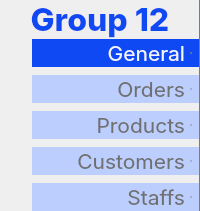
    <widget class="QWidget" name="side_bar" native="true">
     <property name="styleSheet">
      <string notr="true">QWidget{
	border-right: 1px solid rgb(122, 123, 129);
}</string>
     </property>
     <layout class="QVBoxLayout" name="verticalLayout" stretch="16,39,32">
      <property name="spacing">
       <number>0</number>
      </property>
      <property name="leftMargin">
       <number>0</number>
      </property>
      <property name="topMargin">
       <number>0</number>
      </property>
      <property name="rightMargin">
       <number>0</number>
      </property>
      <property name="bottomMargin">
       <number>0</number>
      </property>
      <item>
       <widget class="QLabel" name="label">
        <property name="font">
         <font>
          <family>Inter ExtraBold</family>
          <pointsize>24</pointsize>
          <bold>false</bold>
         </font>
        </property>
        <property name="text">
         <string>&lt;html&gt;&lt;head/&gt;&lt;body&gt;&lt;p align=&quot;center&quot;&gt;&lt;span style=&quot; color:#0e49f3;&quot;&gt;Group 12&lt;/span&gt;&lt;/p&gt;&lt;/body&gt;&lt;/html&gt;</string>
        </property>
        <property name="textFormat">
         <enum>Qt::RichText</enum>
        </property>
       </widget>
      </item>
      <item>
       <widget class="QWidget" name="tab_button" native="true">
        <property name="font">
         <font>
          <pointsize>16</pointsize>
         </font>
        </property>
        <property name="layoutDirection">
         <enum>Qt::RightToLeft</enum>
        </property>
        <property name="styleSheet">
         <string notr="true">QRadioButton{
	background-color: rgb(188, 206, 253);
	padding-right: 8px;
	color: rgb(112, 112, 112);
	border-top-left-radius: 16px;
    border-bottom-left-radius: 16px;
}

QRadioButton:checked{
	background-color: rgb(14, 73, 243);
	color: rgb(240, 247, 255);
}


QRadioButton::indicator{
	width: 0px;
}</string>
        </property>
        <layout class="QVBoxLayout" name="verticalLayout_2">
         <property name="spacing">
          <number>8</number>
         </property>
         <property name="leftMargin">
          <number>32</number>
         </property>
         <property name="topMargin">
          <number>0</number>
         </property>
         <property name="rightMargin">
          <number>0</number>
         </property>
         <property name="bottomMargin">
          <number>0</number>
         </property>
         <item>
          <widget class="QRadioButton" name="btn_dashboard">
           <property name="sizePolicy">
            <sizepolicy hsizetype="Expanding" vsizetype="Expanding">
             <horstretch>0</horstretch>
             <verstretch>0</verstretch>
            </sizepolicy>
           </property>
           <property name="font">
            <font>
             <family>Inter</family>
             <pointsize>16</pointsize>
            </font>
           </property>
           <property name="text">
            <string>General</string>
           </property>
           <property name="checked">
            <bool>true</bool>
           </property>
          </widget>
         </item>
         <item>
          <widget class="QRadioButton" name="btn_order">
           <property name="enabled">
            <bool>false</bool>
           </property>
           <property name="sizePolicy">
            <sizepolicy hsizetype="Expanding" vsizetype="Expanding">
             <horstretch>0</horstretch>
             <verstretch>0</verstretch>
            </sizepolicy>
           </property>
           <property name="font">
            <font>
             <family>Inter</family>
             <pointsize>16</pointsize>
            </font>
           </property>
           <property name="text">
            <string>Orders</string>
           </property>
           <property name="checked">
            <bool>false</bool>
           </property>
          </widget>
         </item>
         <item>
          <widget class="QRadioButton" name="btn_product">
           <property name="enabled">
            <bool>false</bool>
           </property>
           <property name="sizePolicy">
            <sizepolicy hsizetype="Expanding" vsizetype="Expanding">
             <horstretch>0</horstretch>
             <verstretch>0</verstretch>
            </sizepolicy>
           </property>
           <property name="font">
            <font>
             <family>Inter</family>
             <pointsize>16</pointsize>
            </font>
           </property>
           <property name="text">
            <string>Products</string>
           </property>
          </widget>
         </item>
         <item>
          <widget class="QRadioButton" name="btn_customer">
           <property name="sizePolicy">
            <sizepolicy hsizetype="Expanding" vsizetype="Expanding">
             <horstretch>0</horstretch>
             <verstretch>0</verstretch>
            </sizepolicy>
           </property>
           <property name="font">
            <font>
             <family>Inter</family>
             <pointsize>16</pointsize>
            </font>
           </property>
           <property name="text">
            <string>Customers</string>
           </property>
          </widget>
         </item>
         <item>
          <widget class="QRadioButton" name="btn_staff">
           <property name="sizePolicy">
            <sizepolicy hsizetype="Expanding" vsizetype="Expanding">
             <horstretch>0</horstretch>
             <verstretch>0</verstretch>
            </sizepolicy>
           </property>
           <property name="font">
            <font>
             <family>Inter</family>
             <pointsize>16</pointsize>
            </font>
           </property>
           <property name="text">
            <string>Staffs</string>
           </property>
          </widget>
         </item>
        </layout>
       </widget>
      </item>
      <item>
       <widget class="QWidget" name="tool_button" native="true"/>
      </item>
     </layout>
    </widget>
